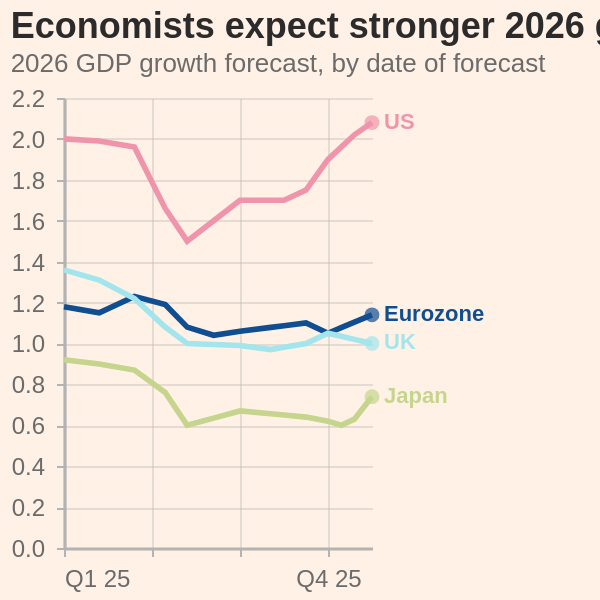

Express this chart as Vega-Lite.
### Vega-Lite specification from a JSON file in a GitHub repository (floating-point values rounded to 4 significant figures)
{"$schema": "https://vega.github.io/schema/vega-lite/v5.json", "background": "#fff1e5", "width": "container", "height": "container", "autosize": {"type": "fit", "contains": "padding"}, "title": {"text": "Economists expect stronger 2026 growth in the US", "subtitle": "2026 GDP growth forecast, by date of forecast", "anchor": "start", "fontSize": 18, "fontWeight": "bold", "subtitleFontSize": 13, "subtitleFontWeight": "normal", "color": "#2b2b2b", "subtitleColor": "#6b6b6b"}, "data": {"values": [{"x": 1.0, "economy": "Eurozone", "value": 1.18}, {"x": 1.8, "economy": "Eurozone", "value": 1.15}, {"x": 2.6, "economy": "Eurozone", "value": 1.23}, {"x": 3.3, "economy": "Eurozone", "value": 1.19}, {"x": 3.8, "economy": "Eurozone", "value": 1.08}, {"x": 4.4, "economy": "Eurozone", "value": 1.04}, {"x": 5.0, "economy": "Eurozone", "value": 1.06}, {"x": 5.7, "economy": "Eurozone", "value": 1.079}, {"x": 6.0, "economy": "Eurozone", "value": 1.087}, {"x": 6.5, "economy": "Eurozone", "value": 1.1}, {"x": 7.0, "economy": "Eurozone", "value": 1.05}, {"x": 7.3, "economy": "Eurozone", "value": 1.077}, {"x": 7.6, "economy": "Eurozone", "value": 1.104}, {"x": 8.0, "economy": "Eurozone", "value": 1.14}, {"x": 1.0, "economy": "Japan", "value": 0.92}, {"x": 1.8, "economy": "Japan", "value": 0.9}, {"x": 2.6, "economy": "Japan", "value": 0.87}, {"x": 3.3, "economy": "Japan", "value": 0.76}, {"x": 3.8, "economy": "Japan", "value": 0.6}, {"x": 4.4, "economy": "Japan", "value": 0.635}, {"x": 5.0, "economy": "Japan", "value": 0.67}, {"x": 5.7, "economy": "Japan", "value": 0.656}, {"x": 6.0, "economy": "Japan", "value": 0.65}, {"x": 6.5, "economy": "Japan", "value": 0.64}, {"x": 7.0, "economy": "Japan", "value": 0.62}, {"x": 7.3, "economy": "Japan", "value": 0.6}, {"x": 7.6, "economy": "Japan", "value": 0.63}, {"x": 8.0, "economy": "Japan", "value": 0.74}, {"x": 1.0, "economy": "UK", "value": 1.36}, {"x": 1.8, "economy": "UK", "value": 1.31}, {"x": 2.6, "economy": "UK", "value": 1.22}, {"x": 3.3, "economy": "UK", "value": 1.08}, {"x": 3.8, "economy": "UK", "value": 1.0}, {"x": 4.4, "economy": "UK", "value": 0.995}, {"x": 5.0, "economy": "UK", "value": 0.99}, {"x": 5.7, "economy": "UK", "value": 0.97}, {"x": 6.0, "economy": "UK", "value": 0.9812}, {"x": 6.5, "economy": "UK", "value": 1.0}, {"x": 7.0, "economy": "UK", "value": 1.05}, {"x": 7.3, "economy": "UK", "value": 1.035}, {"x": 7.6, "economy": "UK", "value": 1.02}, {"x": 8.0, "economy": "UK", "value": 1.0}, {"x": 1.0, "economy": "US", "value": 2.0}, {"x": 1.8, "economy": "US", "value": 1.99}, {"x": 2.6, "economy": "US", "value": 1.96}, {"x": 3.3, "economy": "US", "value": 1.66}, {"x": 3.8, "economy": "US", "value": 1.5}, {"x": 4.4, "economy": "US", "value": 1.6}, {"x": 5.0, "economy": "US", "value": 1.7}, {"x": 5.7, "economy": "US", "value": 1.7}, {"x": 6.0, "economy": "US", "value": 1.7}, {"x": 6.5, "economy": "US", "value": 1.75}, {"x": 7.0, "economy": "US", "value": 1.9}, {"x": 7.3, "economy": "US", "value": 1.96}, {"x": 7.6, "economy": "US", "value": 2.02}, {"x": 8.0, "economy": "US", "value": 2.08}]}, "encoding": {"x": {"field": "x", "type": "quantitative", "scale": {"domain": [1, 8]}, "axis": {"title": null, "values": [1, 3, 5, 7], "labelExpr": "datum.value==1 ? 'Q1 25' : datum.value==3 ? 'Q2 25' : datum.value==5 ? 'Q3 25' : 'Q4 25'", "labelColor": "#6b6b6b", "labelFontSize": 12, "tickColor": "#b3b3b3", "domainColor": "#b3b3b3", "domainWidth": 1.6, "grid": true, "gridColor": "#b3b3b3", "gridOpacity": 0.35}}, "y": {"field": "value", "type": "quantitative", "scale": {"domain": [0.0, 2.2]}, "axis": {"title": null, "values": [0.0, 0.2, 0.4, 0.6, 0.8, 1.0, 1.2, 1.4, 1.6, 1.8, 2.0, 2.2], "labelColor": "#6b6b6b", "labelFontSize": 12, "tickColor": "#b3b3b3", "domainColor": "#b3b3b3", "domainWidth": 1.6, "grid": true, "gridColor": "#b3b3b3", "gridOpacity": 0.35}}, "color": {"field": "economy", "type": "nominal", "scale": {"domain": ["Eurozone", "US", "UK", "Japan"], "range": ["#0f4e90", "#f094ac", "#a3e5ed", "#c5d58d"]}, "legend": null}}, "layer": [{"mark": {"type": "line", "strokeWidth": 2.8}}, {"params": [{"name": "hover", "select": {"type": "point", "nearest": true, "on": "pointermove[!event.buttons]", "clear": "mouseout"}}], "mark": {"type": "circle", "size": 70, "filled": true}, "encoding": {"opacity": {"condition": {"param": "hover", "empty": false, "value": 1}, "value": 0}, "tooltip": [{"field": "value", "type": "quantitative", "format": ".2f", "title": "2026 GDP growth (%)"}]}}, {"transform": [{"filter": {"param": "hover", "empty": false}}], "mark": {"type": "rule", "strokeWidth": 1, "color": "#666", "opacity": 0.6}}, {"transform": [{"filter": "datum.x == 8.0"}], "mark": {"type": "point", "filled": true, "size": 55}}, {"transform": [{"filter": "datum.x == 8.0"}], "mark": {"type": "text", "align": "left", "dx": 6, "fontSize": 11, "fontWeight": "bold", "color": "#2b2b2b"}, "encoding": {"text": {"field": "economy", "type": "nominal"}}}], "config": {"view": {"stroke": null, "fill": "#fff1e5"}, "axis": {"labelPadding": 6, "tickSize": 4}}}
